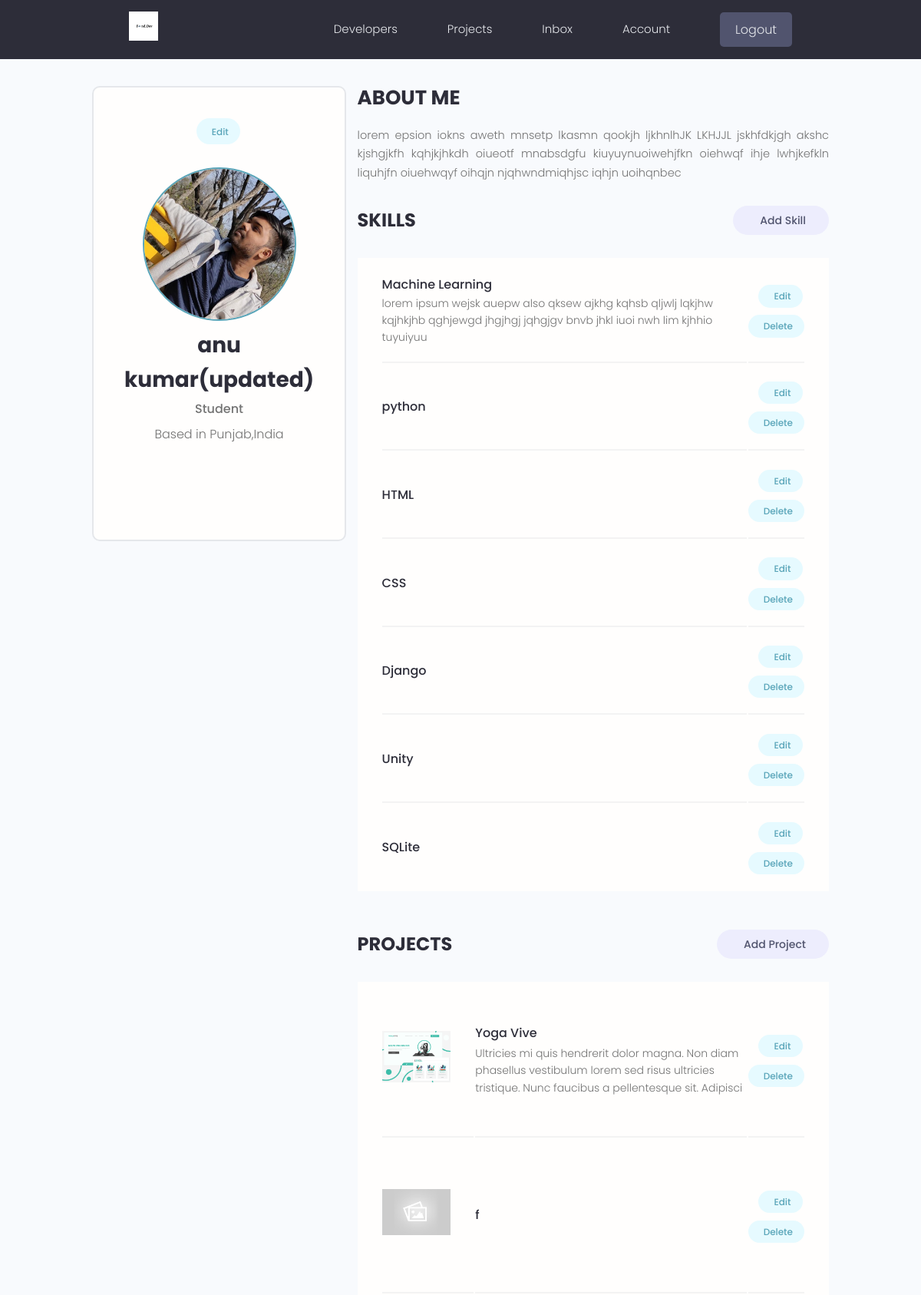
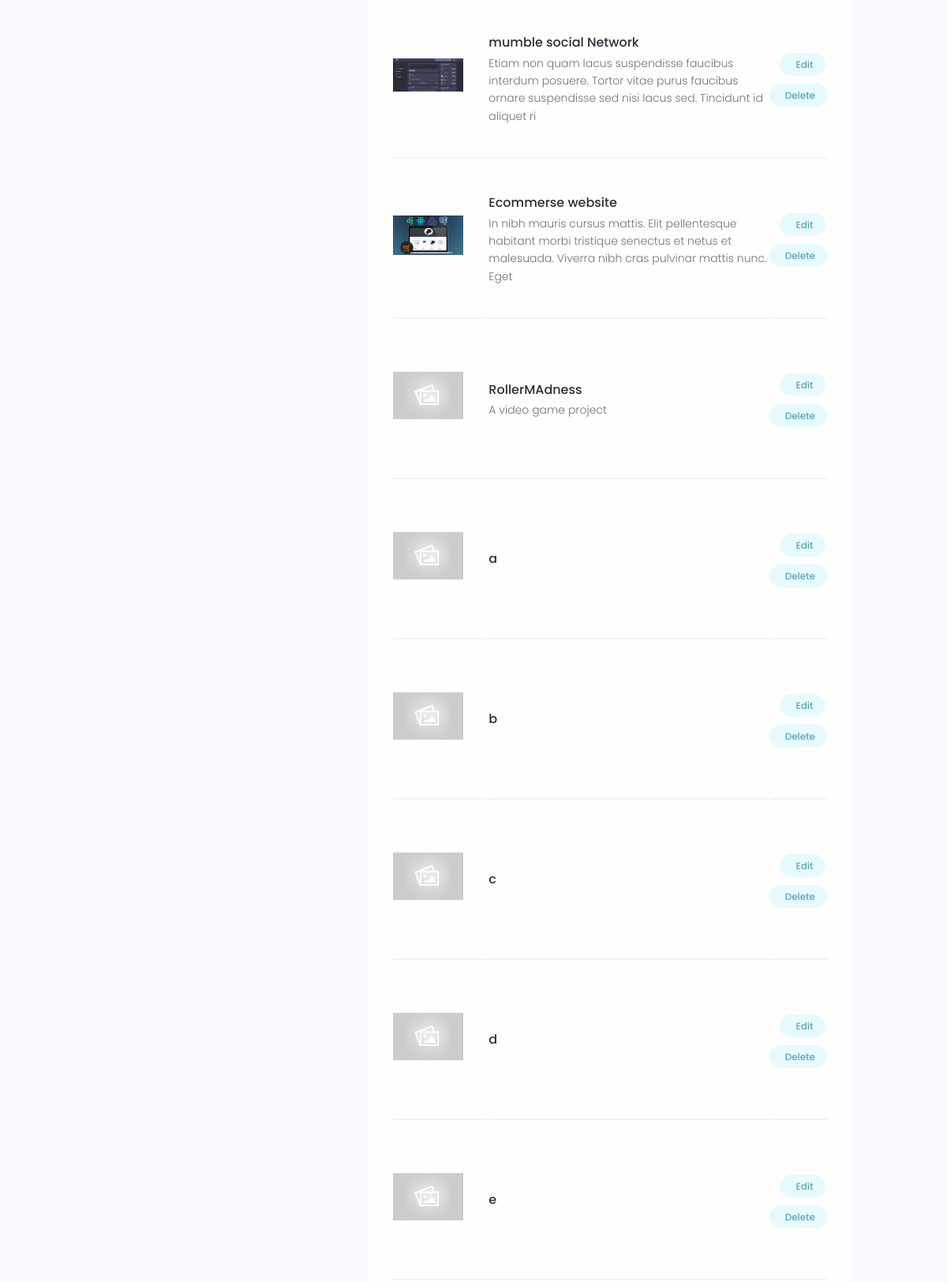
The app's page /account/ (signed in, upper part) with its own data (2 pictures, top to bottom).
### users/models.py (models this page shows, shortened)
class Profiles(models.Model):
    user = models.OneToOneField(User , on_delete = models.CASCADE ,null= True , blank=True)
    name = models.CharField(max_length=200 , blank=True ,null=True)
    email = models.EmailField(max_length=500 ,blank=True, null=True)
    username = models.CharField(max_length=200 , blank=True ,null=True)
    location = models.CharField(max_length=200 , blank=True ,null=True)
    short_intro = models.CharField(max_length=200 , blank=True ,null=True)
    bio = models.TextField(blank=True, null=True)
    profile_image = models.ImageField(null=True, blank =True ,upload_to ='profiles/',default='profiles/user-default.png')
    social_github = models.CharField(max_length=200,blank=True,null=True)
    social_twitter = models.CharField(max_length=200,blank=True,null=True)
    social_linkdin = models.CharField(max_length=200,blank=True,null=True)
    social_youtube = models.CharField(max_length=200,blank=True,null=True)
    social_website = models.CharField(max_length=200,blank=True,null=True)
    created = models.DateTimeField(auto_now_add=True)
    id = models.UUIDField(default=uuid.uuid4,unique=True,primary_key=True,editable=False)

class Skill(models.Model):
    owner = models.ForeignKey(Profiles,on_delete=models.CASCADE,null=True,blank=True)
    name =  models.CharField(max_length=200,blank=True,null=True)
    description = models.TextField(null =True,blank=True)
    created = models.DateTimeField(auto_now_add=True)
    id = models.UUIDField(default=uuid.uuid4,unique=True,primary_key=True,editable=False)

### projects/models.py (models this page shows, shortened)
class Project(models.Model):
    owner =models.ForeignKey(Profiles, null=True , blank= True , on_delete=models.SET_NULL)
    title = models.CharField(max_length=200)
    description = models.TextField(null=True,blank=True)
    featured_image=models.ImageField(null=True,blank=True,default='default.jpg')
    demo_link = models.CharField(max_length=2000 , null=True , blank=True)
    source_link = models.CharField(max_length=2000,null=True,blank=True)
    tags=models.ManyToManyField('Tag',blank=True)
    vote_total = models.IntegerField(default=0 ,null= True,blank=True)
    vote_ratio = models.IntegerField(default=0 ,null= True,blank=True)
    created = models.DateTimeField(auto_now_add=True)
    id = models.UUIDField(default=uuid.uuid4,unique=True,primary_key=True,editable=False)
    class Meta:
        ordering=['-vote_ratio','-vote_total','title']

### users/views.py (the view)
# urls.py: path('account/',views.userAccount, name="account"),
@login_required(login_url='login')
def userAccount(request):
    profile = request.user.profiles
    skills = profile.skill_set.all()
    projects = profile.project_set.all()
    context={'profile':profile , 'skills':skills , 'projects':projects}
    return render(request , 'users/account.html', context )

### users/templates/users/account.html (shortened to what this page needs)
{% extends "main.html" %}
{% block content %}
  <main class="settingsPage profile my-md">
    <div class="container">
      <div class="layout">
        <div class="column column--1of3">
          <div class="card text-center">
            <div class="card__body dev">
              <a class="tag tag--pill tag--main settings__btn" href="{% url 'edit-account' %}"> Edit</a>
              <img class="avatar avatar--xl dev__avatar" src="{{profile.profile_image.url}}" />
              <h2 class="dev__name">{{profile.name}}</h2>
              <p class="dev__title">{{profile.short_intro}}</p>
              <p class="dev__location">Based in {{profile.location}}</p>
              <ul class="dev__social">
              </ul>
            </div>
          </div>
        </div>
        <div class="column column--2of3">
          <div class="devInfo">
            <h3 class="devInfo__title">About Me</h3>
            <p class="devInfo__about">
              {{profile.bio}}
          </div>
          <div class="settings">
            <h3 class="settings__title">Skills</h3>
            <a class="tag tag--pill tag--sub settings__btn tag--lg" href="{% url 'create-skill' %}"> Add Skill</a>
          </div>
          <table class="settings__table">
            {% for skill in skills %}
            <tr>
              <td class="settings__tableInfo">
                <h4>{{skill.name}}</h4>
                <p>
                  {{skill.description}}
                </p>
              </td>
              <td class="settings__tableActions">
                <a class="tag tag--pill tag--main settings__btn" href="{% url 'update-skill' skill.id %}"> Edit</a>
                <a class="tag tag--pill tag--main settings__btn" href="{% url 'delete-skill' skill.id %}?next=/account">
                  Delete</a>
              </td>
            </tr>
            {% endfor %}
          </table>
          <div class="settings">
            <h3 class="settings__title">Projects</h3>
            <a class="tag tag--pill tag--sub settings__btn tag--lg" href="{% url 'create-project' %}"> Add Project</a>
          </div>
          <table class="settings__table">
            {% for project in projects %}
            <tr>
              <td class="settings__thumbnail">
                <a href="{% url 'project' project.id %}"><img src="{{project.featured_image.url}}" alt="Project Thumbnail" /></a>
              </td>
              <td class="settings__tableInfo">
                <a href="{% url 'project' project.id %}">{{project.title}}</a>
                <p>
                  {{project.description|slice:"150"}}
                </p>
              </td>
              <td class="settings__tableActions">
                <a class="tag tag--pill tag--main settings__btn" href="{% url 'update-project' project.id %}"> Edit</a>
                <a class="tag tag--pill tag--main settings__btn" href="{% url 'delete-project' project.id %}?next=/account">
                  Delete</a>
              </td>
            </tr>
            {% endfor %}
          </table>
        </div>
      </div>
    </div>
  </main>
  {% endblock %}

### static/styles/app.css (style rules this page uses)
:root { --color-sub: #2d2d39; }
.card { border: 2px solid var(--color-light); }
img { width: 100%; }
.profile .card > .dev { padding: 4rem; }
.dev__avatar { display: block; margin: auto; }
.dev__name { color: var(--color-sub); font-size: 2.8rem; font-weight: 700; margin-top: 1rem; margin-bottom: 0.5rem; }
.dev__title { font-size: 1.6rem; font-weight: 500; line-height: 1.3; }
.dev__location { margin-top: 1rem; }
.dev__social { margin: 3rem 0; list-style: none; display: flex; justify-content: center; gap: 1.5rem; }
.devInfo { margin-bottom: 3rem; }
.devInfo__title, .devInfo__subtitle { font-size: 2.6rem; color: var(--color-sub); text-transform: uppercase; font-weight: 700; margin-bottom: 1.5rem; }
.devInfo__about, .devSkill__info { font-size: 1.45rem; line-height: 1.7; text-align: justify; }
.settingsPage .dev > .settings__btn { display: inline-block; margin-bottom: 3rem; }
.settings { display: flex; justify-content: space-between; align-items: center; }
.settings__title { font-size: 2.4rem; text-transform: uppercase; font-weight: 700; color: var(--color-sub); }
.settings__table { margin-top: 3rem; margin-bottom: 5rem; padding: 0 3rem; background: var(--color-white); }
.settings__table tr { width: 100%; }
.settings__table tr > td { padding: 2rem 0; }
.settings__table tr:not(:last-child) td { border-bottom: 2px solid var(--color-white-light); }
.settings__thumbnail { width: 23%; min-width: 10rem; }
.settings__thumbnail img { padding-right: 3rem; height: 15rem; object-fit: contain; }
.settings__tableInfo { width: 100%; }
.settings__tableInfo h4, .settings__tableInfo a { padding-right: 1rem; width: auto; font-size: 1.6rem; font-weight: 500; color: var(--color-sub); }
.settings__tableInfo p { font-size: 1.4rem; }
.settings__tableActions { text-align: right; }

### static/uikit/styles/modules/_variables.css (style rules this page uses)
:root { --color-main: #5aa5b9; --color-main-light: #e6faff; --color-sub: #3f4156; --color-sub-light: #51546e; --color-sub-lighter: #ededfd; --color-text: #737373; --color-gray: #8b8b8b; --color-light: #e5e7eb; --color-light-gray: #767676; --color-bg: #f8fafd; --color-white: #fffefd; --color-white-light: #f3f3f3; --color-success: #359e64; --color-success-bg: #def8e8; --color-error: #fc4b0b; --color-error-bg: #fff2ee; --font-base: 'Poppins', arial, helvetica, 'Segoe UI', roboto, ubuntu, sans-serif; --font-monospace: 'Fira Code', 'Courier New', courier, monospace; --font-regular: 300; --font-medium: 500; --font-bold: 700; --generic-shadow: 1px 1px 5px #00000010; --generic-transition: all 0.3s ease-in-out; }

### static/uikit/styles/modules/_base.css (style rules this page uses)
* { margin: 0; padding: 0; box-sizing: border-box; text-rendering: optimizeLegibility; color: inherit; font-size: inherit; }
html { font-size: 50%; }
@media only screen and (min-width: 480px) { html { font-size: 56.25%; } }
@media only screen and (min-width: 1200px) { html { font-size: 62.5%; } }
body { line-height: 1.6; font-weight: 400; font-size: 1.5rem; color: var(--color-text); background-color: var(--color-bg); min-height: 100vh; }

### static/uikit/styles/modules/_typography.css (style rules this page uses)
* { font-family: var(--font-base); }
h2 { font-size: 3.6rem; font-weight: var(--font-bold); }
h3 { font-size: 3.2rem; font-weight: var(--font-medium); }
h4 { font-size: 2.8rem; font-weight: var(--font-medium); }
p, span, strong { font-size: 1.6rem; color: var(--color-text); font-weight: var(--font-regular); }
a { padding-bottom: 2px; text-decoration: none; display: inline-block; color: var(--color-main); font-weight: var(--font-medium); }

### static/uikit/styles/modules/_utilities.css (style rules this page uses)
.container { width: 92%; max-width: 165rem; margin: 0 auto; box-sizing: border-box; }
@media screen and (min-width: 1000px) { .container { width: 90%; } }
@media screen and (min-width: 1200px) { .container { width: 80%; } }
.text-center { text-align: center; }
.my-md { margin: 3rem auto; }

### static/uikit/styles/modules/_avatar.css (style rules this page uses)
.avatar { border-radius: 50%; border: 2px solid var(--color-main); object-fit: cover; }
.avatar--xl { height: 20rem; width: 20rem; }

### static/uikit/styles/modules/_card.css (style rules this page uses)
.card { border-radius: 1rem; background-color: var(--color-white); border: 1.5px solid var(--color-light); width: auto; height: auto; margin-top: 0.5rem; margin-bottom: 0.5rem; overflow: hidden; }
.card__body, .card__header { padding: 2rem 2.5rem; }

### static/uikit/styles/modules/_layout.css (style rules this page uses)
.layout { display: flex; flex-flow: row wrap; justify-content: space-between; }
.layout > .column { margin-bottom: 3rem; }
.layout > .column.column--1of3 { flex-basis: 30%; }
.layout > .column.column--2of3 { flex-basis: 64%; }

### records on screen
Profiles: profile_image (picture), name "anu kumar(updated)", short_intro "Student", location "Punjab,India", bio "lorem epsion iokns aweth mnsetp lkasmn qookjh ljkhnlhJK LKHJJL jskhfdkjgh akshc kjshgjkfh kqhjkjhkdh oiueotf mnabsdgfu kiuyuynuoiwehjfkn oiehwqf ihje lwhjkefkln liquhjfn oiuehwqyf oihqjn njqhwndmiqhjsc iqhjn uoihqnbec"
Skill: name "Machine Learning", description "lorem ipsum wejsk auepw also qksew ajkhg kqhsb qljwlj lqkjhw kqjhkjhb qghjewgd jhgjhgj jqhgjgv bnvb jhkl iuoi nwh lim kjhhio tuyuiyuu"
Skill: name "python"
Skill: name "HTML"
Skill: name "CSS"
Skill: name "Django"
Skill: name "Unity"
Skill: name "SQLite"
Project: featured_image (picture), title "Yoga Vive", description "Ultricies mi quis hendrerit dolor magna. Non diam phasellus vestibulum lorem sed risus ultricies tristique. Nunc faucibus a pellentesque sit. Adipisci"
Project: featured_image (placeholder picture), title "f"
Project: featured_image (picture), title "mumble social Network", description "Etiam non quam lacus suspendisse faucibus interdum posuere. Tortor vitae purus faucibus ornare suspendisse sed nisi lacus sed. Tincidunt id aliquet ri"
Project: featured_image (picture), title "Ecommerse website", description "In nibh mauris cursus mattis. Elit pellentesque habitant morbi tristique senectus et netus et malesuada. Viverra nibh cras pulvinar mattis nunc. Eget"
Project: featured_image (placeholder picture), title "RollerMAdness", description "A video game project"
Project: featured_image (placeholder picture), title "a"
Project: featured_image (placeholder picture), title "b"
Project: featured_image (placeholder picture), title "c"
Project: featured_image (placeholder picture), title "d"
Project: featured_image (placeholder picture), title "e"
